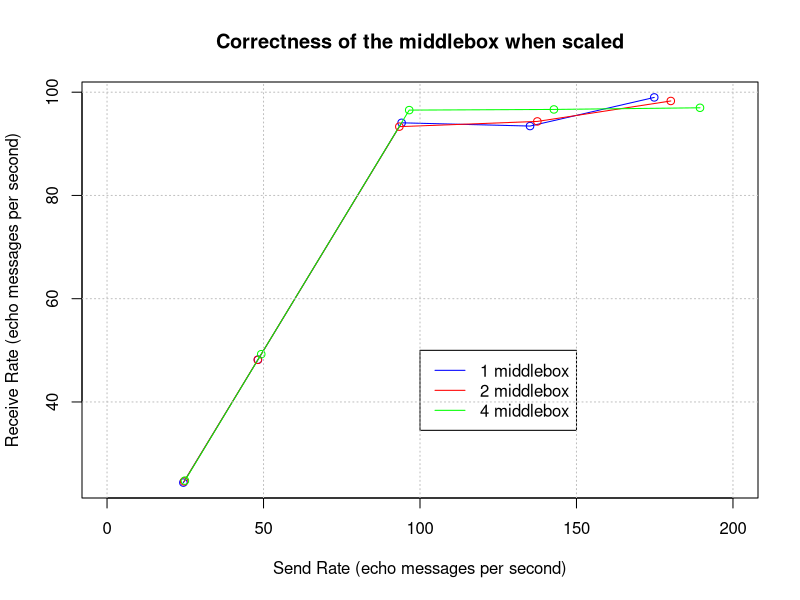

R code for this plot:
inp <- scan("dataset1.txt", list(0,0,0,0))
send_rate_1<-inp[[3]]; receive_rate_1<-inp[[4]]

inp <- scan("dataset2.txt", list(0,0,0,0))
send_rate_2<-inp[[3]]; receive_rate_2<-inp[[4]]

inp <- scan("dataset4.txt", list(0,0,0,0))
send_rate_4<-inp[[3]]; receive_rate_4<-inp[[4]]

png('correctness.png', width = 6, height=5, units="in", res=300)

plot(send_rate_1, receive_rate_1, type="o", col="blue", xlab="Send Rate (echo messages per second)", ylab="Receive Rate (echo messages per second)", xlim=c(0,200))
lines(send_rate_2, receive_rate_2, type="o", col="red")
lines(send_rate_4, receive_rate_4, type="o", col="green")
title(main="Correctness of the middlebox when scaled")
legend(100,50,c("1 middlebox", "2 middlebox", "4 middlebox"), col=c("blue", "red", "green"), lty=1:1)

grid(col = "gray")
dev.off()

